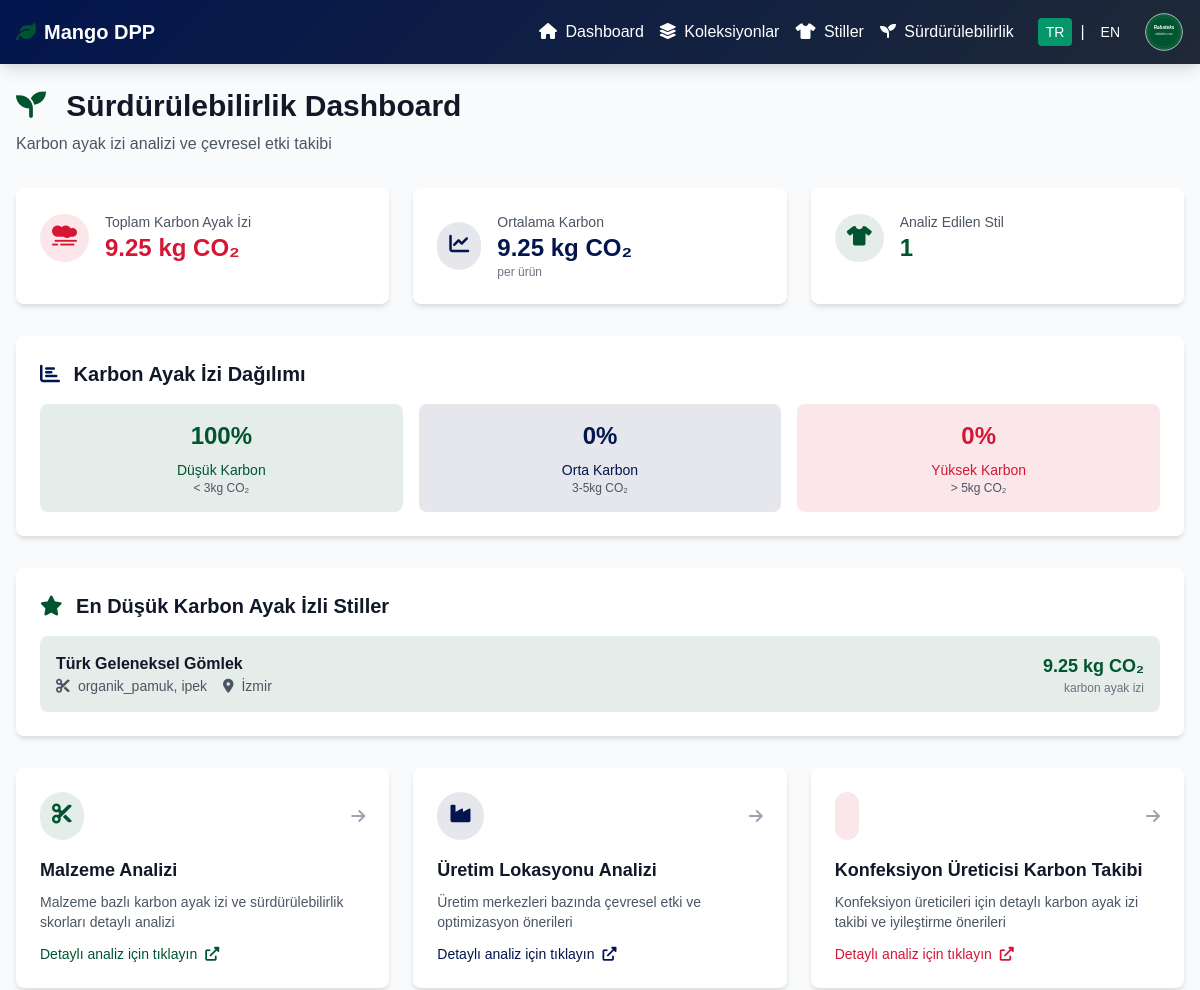
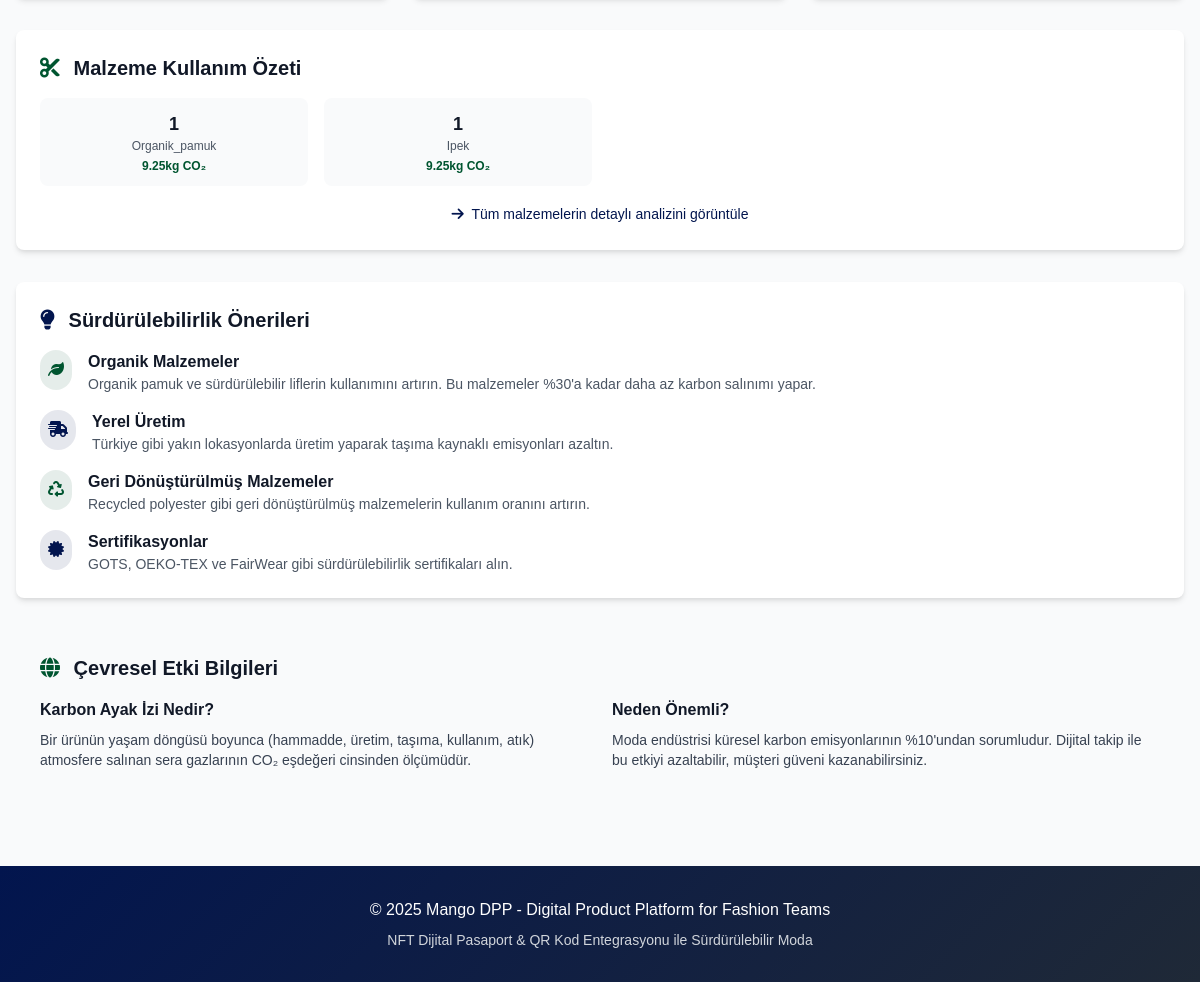
The app's page /sustainability with its own data (2 pictures, top to bottom).
### models.py (models this page shows)
class Style(Base):
    __tablename__ = "styles"
    id = Column(String, primary_key=True)
    name = Column(String, nullable=False)
    collection_id = Column(String, ForeignKey("collections.id"))
    category = Column(String, nullable=False)
    materials = Column(JSON)  # Store as JSON array
    target_price = Column(Float)
    production_location = Column(String)
    supplier = Column(String)
    carbon_footprint = Column(Float)
    status = Column(String, default="tasarım")
    image_url = Column(String)
    nft_id = Column(String)
    created_at = Column(DateTime, default=datetime.utcnow)
    collection = relationship("Collection", back_populates="styles")

### main.py (the view)
@app.get("/sustainability")
async def sustainability_page(request: Request, db: Session = Depends(get_db)):
    lang = get_language(request)
    styles = mango_dpp.get_styles(db)
    total_carbon = sum([style.carbon_footprint or 0 for style in styles])
    avg_carbon = total_carbon / len(styles) if styles else 0
    low_carbon_styles = sorted(styles, key=lambda x: x.carbon_footprint or 0)[:5]
    low_carbon_count = len([s for s in styles if (s.carbon_footprint or 0) < 3])
    medium_carbon_count = len([s for s in styles if 3 <= (s.carbon_footprint or 0) <= 5])
    high_carbon_count = len([s for s in styles if (s.carbon_footprint or 0) > 5])
    material_analysis = {}
    for style in styles:
        for material in style.materials or []:
            if material not in material_analysis:
                material_analysis[material] = {"count": 0, "total_carbon": 0}
            material_analysis[material]["count"] += 1
            material_analysis[material]["total_carbon"] += style.carbon_footprint or 0
    for material in material_analysis:
        material_analysis[material]["avg_carbon"] = round(
            material_analysis[material]["total_carbon"] / material_analysis[material]["count"], 2
        )
    response = templates.TemplateResponse("sustainability.html", {
        "request": request,
        "total_carbon": round(total_carbon, 2),
        "avg_carbon": round(avg_carbon, 2),
        "low_carbon_styles": low_carbon_styles,
        "total_styles": len(styles),
        "low_carbon_count": low_carbon_count,
        "medium_carbon_count": medium_carbon_count,
        "high_carbon_count": high_carbon_count,
        "material_analysis": material_analysis,
        "lang": lang,
        "t": get_all_texts(lang)
    })
    response.headers["Content-Type"] = "text/html; charset=utf-8"
    return response

### templates/sustainability.html (shortened to what this page needs)
{% extends "base.html" %}
{% block content %}
<div class="mb-8">
    <h1 class="text-3xl font-bold text-gray-900 mb-2">
        <i class="fas fa-seedling text-primary mr-3"></i>
        {{ t['sustainability_title'] }}
    </h1>
    <p class="text-gray-600">{{ t['sustainability_subtitle'] }}</p>
</div>
<div class="grid grid-cols-1 md:grid-cols-3 gap-6 mb-8">
    <div class="bg-white rounded-lg shadow-md p-6 card-hover">
        <div class="flex items-center">
            <div class="p-3 rounded-full bg-secondary-light text-secondary">
                <i class="fas fa-smog text-xl"></i>
            </div>
            <div class="ml-4">
                <p class="text-sm font-medium text-gray-600">{{ t['total_carbon'] }}</p>
                <p class="text-2xl font-semibold text-secondary">{{ total_carbon }} kg CO₂</p>
            </div>
        </div>
    </div>
    <div class="bg-white rounded-lg shadow-md p-6 card-hover">
        <div class="flex items-center">
            <div class="p-3 rounded-full bg-navy-light text-navy">
                <i class="fas fa-chart-line text-xl"></i>
            </div>
            <div class="ml-4">
                <p class="text-sm font-medium text-gray-600">{{ t['avg_carbon'] }}</p>
                <p class="text-2xl font-semibold text-navy">{{ avg_carbon }} kg CO₂</p>
                <p class="text-xs text-gray-500">{{ t['per_product'] }}</p>
            </div>
        </div>
    </div>
    <div class="bg-white rounded-lg shadow-md p-6 card-hover">
        <div class="flex items-center">
            <div class="p-3 rounded-full bg-primary-light text-primary">
                <i class="fas fa-tshirt text-xl"></i>
            </div>
            <div class="ml-4">
                <p class="text-sm font-medium text-gray-600">{{ t['analyzed_styles'] }}</p>
                <p class="text-2xl font-semibold text-primary">{{ total_styles }}</p>
            </div>
        </div>
    </div>
</div>
{% if total_styles > 0 %}
<div class="bg-white rounded-lg shadow-md p-6 mb-8">
    <h2 class="text-xl font-semibold text-gray-900 mb-4">
        <i class="fas fa-chart-bar text-navy mr-2"></i>
        {{ t['carbon_distribution'] }}
    </h2>
    <div class="grid grid-cols-1 md:grid-cols-3 gap-4">
        <div class="text-center p-4 bg-primary-light rounded-lg">
            <div class="text-2xl font-bold text-primary mb-2">
                {% set low_carbon = low_carbon_styles|length %}
                {{ (low_carbon / total_styles * 100)|round|int }}%
            </div>
            <p class="text-sm text-primary">{{ t['low_carbon'] }}</p>
            <p class="text-xs text-gray-600">&lt; 3kg CO₂</p>
        </div>
        <div class="text-center p-4 bg-navy-light rounded-lg">
            <div class="text-2xl font-bold text-navy mb-2">
                {% set medium_carbon = 0 %}
                {% for style in low_carbon_styles %}
                    {% if style.carbon_footprint >= 3 and style.carbon_footprint <= 5 %}
                        {% set medium_carbon = medium_carbon + 1 %}
                    {% endif %}
                {% endfor %}
                {{ (medium_carbon / total_styles * 100)|round|int }}%
            </div>
            <p class="text-sm text-navy">{{ t['medium_carbon'] }}</p>
            <p class="text-xs text-gray-600">3-5kg CO₂</p>
        </div>
        <div class="text-center p-4 bg-secondary-light rounded-lg">
            <div class="text-2xl font-bold text-secondary mb-2">
                {% set high_carbon = 0 %}
                {% for style in low_carbon_styles %}
                    {% if style.carbon_footprint > 5 %}
                        {% set high_carbon = high_carbon + 1 %}
                    {% endif %}
                {% endfor %}
                {{ (high_carbon / total_styles * 100)|round|int }}%
            </div>
            <p class="text-sm text-secondary">{{ t['high_carbon'] }}</p>
            <p class="text-xs text-gray-600">&gt; 5kg CO₂</p>
        </div>
    </div>
</div>
<div class="bg-white rounded-lg shadow-md p-6 mb-8">
    <h2 class="text-xl font-semibold text-gray-900 mb-4">
        <i class="fas fa-star text-primary mr-2"></i>
        {{ t['lowest_carbon_styles'] }}
    </h2>
    <div class="space-y-4">
        {% for style in low_carbon_styles %}
        <div class="flex items-center justify-between p-4 bg-primary-light rounded-lg">
            <div>
                <h3 class="font-semibold text-gray-900">{{ style.name }}</h3>
                <div class="flex items-center space-x-4 text-sm text-gray-600">
                    <span>
                        <i class="fas fa-cut mr-1"></i>
                        {{ style.materials|join(", ") if style.materials else '' }}
                    </span>
                    <span>
                        <i class="fas fa-map-marker-alt mr-1"></i>
                        {{ style.production_location }}
                    </span>
                </div>
            </div>
            <div class="text-right">
                <div class="text-lg font-bold text-primary">{{ style.carbon_footprint }} kg CO₂</div>
                <div class="text-xs text-gray-500">karbon ayak izi</div>
            </div>
        </div>
        {% endfor %}
    </div>
</div>
<div class="grid grid-cols-1 md:grid-cols-2 lg:grid-cols-3 gap-6 mb-8">
    <a href="/sustainability/materials" class="bg-white rounded-lg shadow-md p-6 card-hover block group">
        <div class="flex items-center justify-between mb-4">
            <div class="p-3 bg-primary-light rounded-full">
                <i class="fas fa-cut text-primary text-xl"></i>
            </div>
            <i class="fas fa-arrow-right text-gray-400 group-hover:text-primary transition-colors"></i>
        </div>
        <h3 class="text-lg font-semibold text-gray-900 mb-2">{{ t['materials_analysis'] }}</h3>
        <p class="text-gray-600 text-sm">{{ t['materials_analysis_desc'] }}</p>
        <div class="mt-3 flex items-center text-sm text-primary">
            <span>{{ t['detailed_analysis_click'] }}</span>
            <i class="fas fa-external-link-alt ml-2"></i>
        </div>
    </a>
    <a href="/sustainability/production" class="bg-white rounded-lg shadow-md p-6 card-hover block group">
        <div class="flex items-center justify-between mb-4">
            <div class="p-3 bg-navy-light rounded-full">
                <i class="fas fa-industry text-navy text-xl"></i>
            </div>
            <i class="fas fa-arrow-right text-gray-400 group-hover:text-navy transition-colors"></i>
        </div>
        <h3 class="text-lg font-semibold text-gray-900 mb-2">{{ t['production_analysis'] }}</h3>
        <p class="text-gray-600 text-sm">{{ t['production_analysis_desc'] }}</p>
        <div class="mt-3 flex items-center text-sm text-navy">
            <span>{{ t['detailed_analysis_click'] }}</span>
            <i class="fas fa-external-link-alt ml-2"></i>
        </div>
    </a>
    <a href="/sustainability/carbon-followup" class="bg-white rounded-lg shadow-md p-6 card-hover block group">
        <div class="flex items-center justify-between mb-4">
            <div class="p-3 bg-secondary-light rounded-full">
            </div>
            <i class="fas fa-arrow-right text-gray-400 group-hover:text-secondary transition-colors"></i>
        </div>
        <h3 class="text-lg font-semibold text-gray-900 mb-2">{{ t['carbon_followup_title'] }}</h3>
        <p class="text-gray-600 text-sm">{{ t['carbon_followup_subtitle'] }}</p>
        <div class="mt-3 flex items-center text-sm text-secondary">
            <span>{{ t['detailed_analysis_click'] }}</span>
            <i class="fas fa-external-link-alt ml-2"></i>
        </div>
    </a>
</div>
{% if material_analysis %}
<div class="bg-white rounded-lg shadow-md p-6 mb-8">
    <h2 class="text-xl font-semibold text-gray-900 mb-4">
        <i class="fas fa-cut text-primary mr-2"></i>
        {{ t['material_usage_summary'] }}
    </h2>
    <div class="grid grid-cols-2 md:grid-cols-4 gap-4">
        {% for material, data in material_analysis.items() %}
        <div class="text-center p-3 bg-gray-50 rounded-lg">
            <div class="text-lg font-bold text-gray-900">{{ data.count }}</div>
            <div class="text-xs text-gray-600 capitalize">{{ material }}</div>
            <div class="text-xs text-primary font-semibold mt-1">{{ data.avg_carbon }}kg CO₂</div>
        </div>
        {% endfor %}
    </div>
    <div class="mt-4 text-center">
        <a href="/sustainability/materials" class="text-navy hover:text-primary text-sm">
            <i class="fas fa-arrow-right mr-1"></i>
            Tüm malzemelerin detaylı analizini görüntüle
        </a>
    </div>
</div>
{% endif %}
<div class="bg-white rounded-lg shadow-md p-6">
    <h2 class="text-xl font-semibold text-gray-900 mb-4">
        <i class="fas fa-lightbulb text-navy mr-2"></i>
        {{ t['sustainability_recommendations'] }}
    </h2>
    <div class="space-y-4">
        <div class="flex items-start">
            <div class="p-2 bg-primary-light rounded-full mr-4">
                <i class="fas fa-leaf text-primary"></i>
            </div>
            <div>
                <h3 class="font-semibold text-gray-900">{{ t['organic_materials'] }}</h3>
                <p class="text-gray-600 text-sm">Organik pamuk ve sürdürülebilir liflerin kullanımını artırın. Bu malzemeler %30'a kadar daha az karbon salınımı yapar.</p>
            </div>
        </div>
        <div class="flex items-start">
            <div class="p-2 bg-navy-light rounded-full mr-4">
                <i class="fas fa-shipping-fast text-navy"></i>
            </div>
            <div>
                <h3 class="font-semibold text-gray-900">{{ t['local_production'] }}</h3>
                <p class="text-gray-600 text-sm">Türkiye gibi yakın lokasyonlarda üretim yaparak taşıma kaynaklı emisyonları azaltın.</p>
            </div>
        </div>
        <div class="flex items-start">
            <div class="p-2 bg-primary-light rounded-full mr-4">
                <i class="fas fa-recycle text-primary"></i>
            </div>
            <div>
                <h3 class="font-semibold text-gray-900">{{ t['recycled_materials'] }}</h3>
                <p class="text-gray-600 text-sm">Recycled polyester gibi geri dönüştürülmüş malzemelerin kullanım oranını artırın.</p>
            </div>
        </div>
        <div class="flex items-start">
            <div class="p-2 bg-navy-light rounded-full mr-4">
                <i class="fas fa-certificate text-navy"></i>
            </div>
            <div>
                <h3 class="font-semibold text-gray-900">{{ t['certifications'] }}</h3>
                <p class="text-gray-600 text-sm">GOTS, OEKO-TEX ve FairWear gibi sürdürülebilirlik sertifikaları alın.</p>
            </div>
        </div>
    </div>
</div>
{% endif %}
<div class="mt-8 bg-gradient-to-r from-primary-light to-navy-light rounded-lg p-6">
    <h2 class="text-xl font-semibold text-gray-900 mb-4">
        <i class="fas fa-globe text-primary mr-2"></i>
        {{ t['environmental_impact_info'] }}
    </h2>
    <div class="grid grid-cols-1 md:grid-cols-2 gap-6">
        <div>
            <h3 class="font-semibold text-gray-900 mb-2">{{ t['what_is_carbon_footprint'] }}</h3>
            <p class="text-gray-700 text-sm">
                {{ t['carbon_footprint_definition'] }}
            </p>
        </div>
        <div>
            <h3 class="font-semibold text-gray-900 mb-2">{{ t['why_important'] }}</h3>
            <p class="text-gray-700 text-sm">
                {{ t['why_important_text'] }}
            </p>
        </div>
    </div>
</div>
{% endblock %}

### templates/base.html (style rules this page uses)
* { font-family: Arial, sans-serif; }
:root { --color-primary: #005530; --color-secondary: #D51635; --color-navy: #02154e; --color-primary-light: rgba(0, 85, 48, 0.1); --color-secondary-light: rgba(213, 22, 53, 0.1); --color-navy-light: rgba(2, 21, 78, 0.1); }
.card-hover { transition: all 0.3s ease; }
.bg-primary-light { background-color: var(--color-primary-light) !important; }
.text-primary { color: var(--color-primary) !important; }
.bg-secondary-light { background-color: var(--color-secondary-light) !important; }
.text-secondary { color: var(--color-secondary) !important; }
.bg-navy-light { background-color: var(--color-navy-light) !important; }
.text-navy { color: var(--color-navy) !important; }

### records on screen
Style: name "Türk Geleneksel Gömlek", materials "organik_pamuk, ipek", production_location "İzmir", carbon_footprint "9.25"

### other values on screen
{{ t.dashboard if t else "Dashboard" }} "Dashboard"
{{ t.collections if t else "Collections" }} "Koleksiyonlar"
{{ t.styles if t else "Styles" }} "Stiller"
{{ t.sustainability if t else "Sustainability" }} "Sürdürülebilirlik"
{{ t['sustainability_title'] }} "Sürdürülebilirlik Dashboard"
{{ t['sustainability_subtitle'] }} "Karbon ayak izi analizi ve çevresel etki takibi"
{{ t['total_carbon'] }} "Toplam Karbon Ayak İzi"
{{ total_carbon }} "9.25"
{{ t['avg_carbon'] }} "Ortalama Karbon"
{{ avg_carbon }} "9.25"
{{ t['per_product'] }} "per ürün"
{{ t['analyzed_styles'] }} "Analiz Edilen Stil"
{{ total_styles }} "1"
{{ t['carbon_distribution'] }} "Karbon Ayak İzi Dağılımı"
{{ (low_carbon / total_styles * 100)|round|int }} "100"
